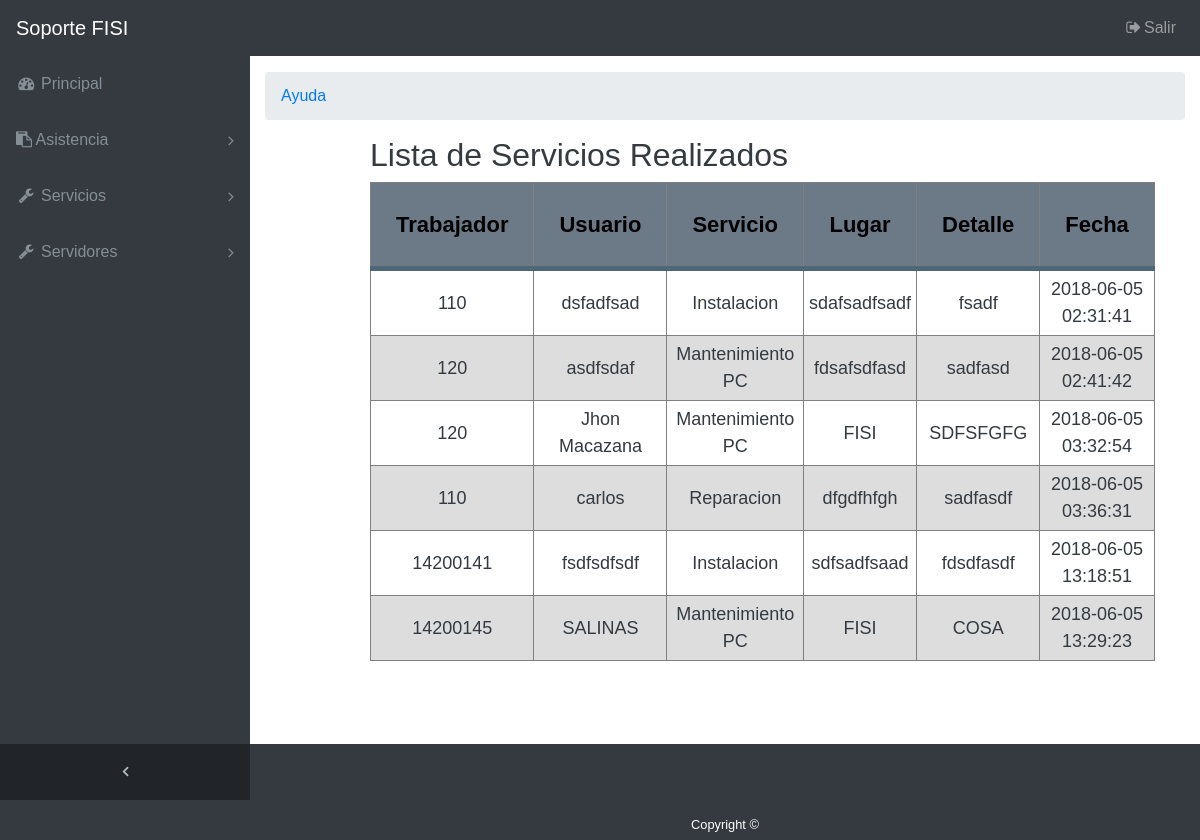
Page /intranet/orden_servicio_realizado.php (signed in) on the committed database.
### tables this page shows
CREATE TABLE IF NOT EXISTS `solicitud_servicio` (
  `id` int(11) NOT NULL AUTO_INCREMENT,
  `trabajador` varchar(50) DEFAULT NULL,
  `usuario` varchar(50) DEFAULT NULL,
  `servicio` varchar(50) DEFAULT NULL,
  `lugar` varchar(100) DEFAULT NULL,
  `detalle` varchar(100) DEFAULT NULL,
  `fecha` timestamp NULL DEFAULT CURRENT_TIMESTAMP,
  `estado` varchar(100) DEFAULT 'Pendiente',
  PRIMARY KEY (`id`),
  KEY `FK_solicitud_servicio_servicio` (`servicio`),
  KEY `FK_solicitud_servicio_usuario` (`usuario`),
  KEY `FK_solicitud_servicio_trabajador` (`trabajador`)
);

### intranet/funciones.php (called while the page is built, shortened)
<?php
function datos_realizado($conexion){
	$sentencia = $conexion -> prepare ("SELECT * FROM solicitud_servicio where estado='Realizado' ");
	$sentencia->execute();
	return $sentencia->fetchAll();
}
 ?>

### intranet/views/orden_servicio_realizado.view.php (the view)
<?php require 'intranet.view.php'; ?>
<div class="contenedor3">
		<h2>Lista de Servicios Realizados</h2>
		<table border="1">
			<thead>
				<tr>
					<th>Trabajador</th>
					<th>Usuario</th>
					<th>Servicio</th>
					<th>Lugar</th>
					<th>Detalle</th>
					<th>Fecha</th>
				</tr>
			</thead>
			<?php foreach($solicitudes as $post): ?>
				<tr>
					<td><?php  echo $post['trabajador']?></td>
					<td><?php  echo $post['usuario']?></td>
					<td><?php  echo $post['servicio']?></td>
					<td><?php  echo $post['lugar']?></td>
					<td><?php  echo $post['detalle']?></td>
					<td><?php  echo $post['fecha']?></td>
				</tr>
			<?php endforeach;?>
		</table>
		<?php require 'footer.php';?>
	</div>

### intranet/css/sb-admin.css (style rules this page uses)
html { position: relative; min-height: 100%; }
body { overflow-x: hidden; }
body.sticky-footer { margin-bottom: 56px; }
body.fixed-nav { padding-top: 56px; }
body.sidenav-toggled .navbar-sidenav .nav-link-.formulario input[type="text"], { display: none; }
* { margin: 0; padding: 0; -webkit-box-sizing: border-box; -moz-box-sizing: border-box; box-sizing: border-box; }
body { font-size: 16px; font-family: 'Raleway', sans-serif; background:#00003A; color:#fff; }
h1, h2, h4, h5, h6 { font-family: "Oswald", Arial, Sans-serif; font-weight: normal; color:#343a40; }
.contenedor3 { max-width: 600px; width: 100%; margin-left:120px; }
table { color:#343a40; background-color: white; text-align: left; width: 100%; border-collapse: collapse; }
th { width: 100%; font-size: 22px; height: 50px; padding: 25px; }
td { padding: 5px; font-size: 18px; text-align: center; }
thead { background-color: #6C7987; border-bottom: solid 5px #4D6776 ; color: black; text-align: center; }
tr:nth-child(even) { background-color: #ddd; }

### rows in the picture
solicitud_servicio: trabajador "110", usuario "dsfadfsad", servicio "Instalacion", lugar "sdafsadfsadf", detalle "fsadf", fecha "2018-06-05 02:31:41"
solicitud_servicio: trabajador "120", usuario "asdfsdaf", servicio "Mantenimiento PC", lugar "fdsafsdfasd", detalle "sadfasd", fecha "2018-06-05 02:41:42"
solicitud_servicio: trabajador "120", usuario "Jhon Macazana", servicio "Mantenimiento PC", lugar "FISI", detalle "SDFSFGFG", fecha "2018-06-05 03:32:54"
solicitud_servicio: trabajador "110", usuario "carlos", servicio "Reparacion", lugar "dfgdfhfgh", detalle "sadfasdf", fecha "2018-06-05 03:36:31"
solicitud_servicio: trabajador "14200141", usuario "fsdfsdfsdf", servicio "Instalacion", lugar "sdfsadfsaad", detalle "fdsdfasdf", fecha "2018-06-05 13:18:51"
solicitud_servicio: trabajador "14200145", usuario "SALINAS", servicio "Mantenimiento PC", lugar "FISI", detalle "COSA", fecha "2018-06-05 13:29:23"
